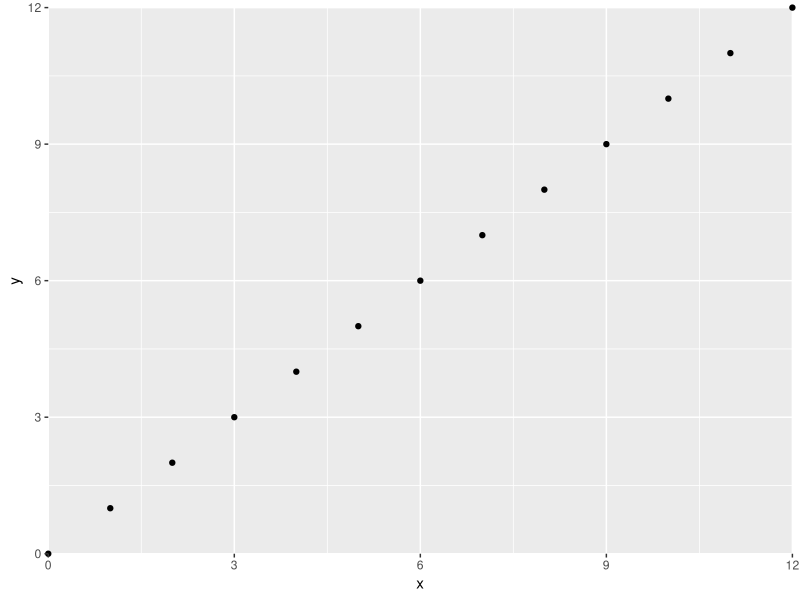

This figure's R source:
## ---- chunk 1
knitr::opts_chunk$set(echo = TRUE)
## ---- chunk 2
library(ggplot2)
library(grid)

data <- data.frame(x = (0:12), y = (0:12))

myplot <- ggplot(data, aes(x = x, y = y)) +
  geom_point() + 
  scale_x_continuous(expand = c(0, 0)) + 
  scale_y_continuous(expand = c(0, 0))

gt <- ggplot_gtable(ggplot_build(myplot))
gt$layout$clip[gt$layout$name=="panel"] <- "off"
grid.newpage() #adding this line will render it in RMarkdown
grid.draw(gt)
